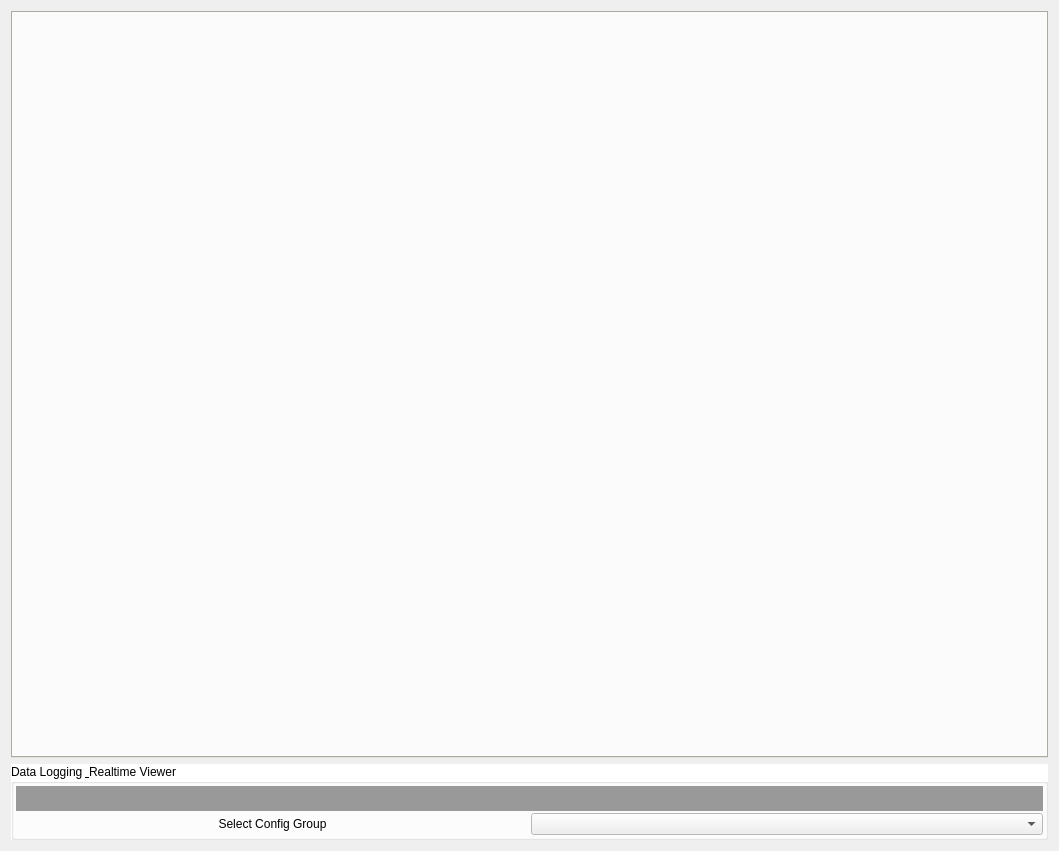
<?xml version="1.0" encoding="UTF-8"?>
<ui version="4.0">
 <class>Form_myMainWidget</class>
 <widget class="QWidget" name="Form_myMainWidget">
  <property name="geometry">
   <rect>
    <x>0</x>
    <y>0</y>
    <width>1059</width>
    <height>851</height>
   </rect>
  </property>
  <property name="sizePolicy">
   <sizepolicy hsizetype="Expanding" vsizetype="Expanding">
    <horstretch>0</horstretch>
    <verstretch>0</verstretch>
   </sizepolicy>
  </property>
  <property name="minimumSize">
   <size>
    <width>0</width>
    <height>0</height>
   </size>
  </property>
  <property name="windowTitle">
   <string>Form</string>
  </property>
  <layout class="QVBoxLayout" name="verticalLayout" stretch="10,1">
   <item>
    <widget class="QTabWidget" name="tabWidget">
     <property name="palette">
      <palette>
       <active>
        <colorrole role="Base">
         <brush brushstyle="SolidPattern">
          <color alpha="255">
           <red>255</red>
           <green>255</green>
           <blue>255</blue>
          </color>
         </brush>
        </colorrole>
        <colorrole role="Window">
         <brush brushstyle="SolidPattern">
          <color alpha="255">
           <red>240</red>
           <green>240</green>
           <blue>230</blue>
          </color>
         </brush>
        </colorrole>
       </active>
       <inactive>
        <colorrole role="Base">
         <brush brushstyle="SolidPattern">
          <color alpha="255">
           <red>255</red>
           <green>255</green>
           <blue>255</blue>
          </color>
         </brush>
        </colorrole>
        <colorrole role="Window">
         <brush brushstyle="SolidPattern">
          <color alpha="255">
           <red>240</red>
           <green>240</green>
           <blue>230</blue>
          </color>
         </brush>
        </colorrole>
       </inactive>
       <disabled>
        <colorrole role="Base">
         <brush brushstyle="SolidPattern">
          <color alpha="255">
           <red>240</red>
           <green>240</green>
           <blue>230</blue>
          </color>
         </brush>
        </colorrole>
        <colorrole role="Window">
         <brush brushstyle="SolidPattern">
          <color alpha="255">
           <red>240</red>
           <green>240</green>
           <blue>230</blue>
          </color>
         </brush>
        </colorrole>
       </disabled>
      </palette>
     </property>
     <property name="autoFillBackground">
      <bool>true</bool>
     </property>
     <property name="currentIndex">
      <number>-1</number>
     </property>
    </widget>
   </item>
   <item>
    <widget class="QGroupBox" name="groupBox">
     <property name="palette">
      <palette>
       <active>
        <colorrole role="Base">
         <brush brushstyle="SolidPattern">
          <color alpha="255">
           <red>255</red>
           <green>255</green>
           <blue>255</blue>
          </color>
         </brush>
        </colorrole>
        <colorrole role="Window">
         <brush brushstyle="SolidPattern">
          <color alpha="255">
           <red>255</red>
           <green>255</green>
           <blue>255</blue>
          </color>
         </brush>
        </colorrole>
       </active>
       <inactive>
        <colorrole role="Base">
         <brush brushstyle="SolidPattern">
          <color alpha="255">
           <red>255</red>
           <green>255</green>
           <blue>255</blue>
          </color>
         </brush>
        </colorrole>
        <colorrole role="Window">
         <brush brushstyle="SolidPattern">
          <color alpha="255">
           <red>255</red>
           <green>255</green>
           <blue>255</blue>
          </color>
         </brush>
        </colorrole>
       </inactive>
       <disabled>
        <colorrole role="Base">
         <brush brushstyle="SolidPattern">
          <color alpha="255">
           <red>255</red>
           <green>255</green>
           <blue>255</blue>
          </color>
         </brush>
        </colorrole>
        <colorrole role="Window">
         <brush brushstyle="SolidPattern">
          <color alpha="255">
           <red>255</red>
           <green>255</green>
           <blue>255</blue>
          </color>
         </brush>
        </colorrole>
       </disabled>
      </palette>
     </property>
     <property name="autoFillBackground">
      <bool>true</bool>
     </property>
     <property name="title">
      <string>Data Logging &amp; Realtime Viewer</string>
     </property>
     <layout class="QGridLayout" name="gridLayout" rowstretch="1,1">
      <property name="leftMargin">
       <number>2</number>
      </property>
      <property name="topMargin">
       <number>2</number>
      </property>
      <property name="rightMargin">
       <number>2</number>
      </property>
      <property name="bottomMargin">
       <number>2</number>
      </property>
      <property name="spacing">
       <number>2</number>
      </property>
      <item row="1" column="0">
       <widget class="QLabel" name="label">
        <property name="text">
         <string>Select Config Group</string>
        </property>
        <property name="alignment">
         <set>Qt::AlignCenter</set>
        </property>
       </widget>
      </item>
      <item row="1" column="1">
       <widget class="QComboBox" name="comboBox_controllogfile">
        <property name="sizeAdjustPolicy">
         <enum>QComboBox::AdjustToContents</enum>
        </property>
       </widget>
      </item>
      <item row="0" column="0" colspan="2">
       <widget class="jvxQtSaLogFileWriter" name="widget_logFile" native="true">
        <property name="minimumSize">
         <size>
          <width>0</width>
          <height>25</height>
         </size>
        </property>
        <property name="palette">
         <palette>
          <active>
           <colorrole role="WindowText">
            <brush brushstyle="SolidPattern">
             <color alpha="255">
              <red>255</red>
              <green>255</green>
              <blue>255</blue>
             </color>
            </brush>
           </colorrole>
           <colorrole role="Base">
            <brush brushstyle="SolidPattern">
             <color alpha="255">
              <red>255</red>
              <green>255</green>
              <blue>255</blue>
             </color>
            </brush>
           </colorrole>
           <colorrole role="Window">
            <brush brushstyle="SolidPattern">
             <color alpha="255">
              <red>153</red>
              <green>153</green>
              <blue>153</blue>
             </color>
            </brush>
           </colorrole>
          </active>
          <inactive>
           <colorrole role="WindowText">
            <brush brushstyle="SolidPattern">
             <color alpha="255">
              <red>255</red>
              <green>255</green>
              <blue>255</blue>
             </color>
            </brush>
           </colorrole>
           <colorrole role="Base">
            <brush brushstyle="SolidPattern">
             <color alpha="255">
              <red>255</red>
              <green>255</green>
              <blue>255</blue>
             </color>
            </brush>
           </colorrole>
           <colorrole role="Window">
            <brush brushstyle="SolidPattern">
             <color alpha="255">
              <red>153</red>
              <green>153</green>
              <blue>153</blue>
             </color>
            </brush>
           </colorrole>
          </inactive>
          <disabled>
           <colorrole role="WindowText">
            <brush brushstyle="SolidPattern">
             <color alpha="255">
              <red>120</red>
              <green>120</green>
              <blue>120</blue>
             </color>
            </brush>
           </colorrole>
           <colorrole role="Base">
            <brush brushstyle="SolidPattern">
             <color alpha="255">
              <red>153</red>
              <green>153</green>
              <blue>153</blue>
             </color>
            </brush>
           </colorrole>
           <colorrole role="Window">
            <brush brushstyle="SolidPattern">
             <color alpha="255">
              <red>153</red>
              <green>153</green>
              <blue>153</blue>
             </color>
            </brush>
           </colorrole>
          </disabled>
         </palette>
        </property>
        <property name="accessibleDescription">
         <string/>
        </property>
        <property name="autoFillBackground">
         <bool>true</bool>
        </property>
       </widget>
      </item>
     </layout>
    </widget>
   </item>
  </layout>
 </widget>
 <customwidgets>
  <customwidget>
   <class>jvxQtSaLogFileWriter</class>
   <extends>QWidget</extends>
   <header>jvxQtSaLogFileWriter.h</header>
   <container>1</container>
  </customwidget>
 </customwidgets>
 <resources>
  <include location="jvxMeasureAudio.qrc"/>
 </resources>
 <connections>
  <connection>
   <sender>tabWidget</sender>
   <signal>tabBarClicked(int)</signal>
   <receiver>Form_myMainWidget</receiver>
   <slot>clicked_tabBarWidget(int)</slot>
   <hints>
    <hint type="sourcelabel">
     <x>118</x>
     <y>16</y>
    </hint>
    <hint type="destinationlabel">
     <x>213</x>
     <y>0</y>
    </hint>
   </hints>
  </connection>
 </connections>
 <slots>
  <slot>clicked_tabBarWidget(int)</slot>
  <slot>selected_waveformType(int)</slot>
  <slot>changed_lengthSignal()</slot>
  <slot>changed_silenceSignal()</slot>
  <slot>changed_numberIterations()</slot>
  <slot>modify_numberIterations()</slot>
  <slot>selected_transferLine(int)</slot>
  <slot>clicked_addTransferLane()</slot>
  <slot>clicked_removeTransferLane()</slot>
  <slot>changed_descriptionLane()</slot>
  <slot>selected_channelTest(int)</slot>
  <slot>selected_channelMeasure(int)</slot>
  <slot>changed_descriptionMeasure()</slot>
  <slot>clicked_exportMeasure()</slot>
  <slot>changed_ymaxother()</slot>
  <slot>changed_yminother()</slot>
  <slot>changed_xminother()</slot>
  <slot>changed_xmaxother()</slot>
  <slot>toggled_writelogfile(bool)</slot>
  <slot>changed_prefixLogfile()</slot>
  <slot>clicked_directoryLogfile()</slot>
  <slot>toggled_noPause(bool)</slot>
  <slot>changed_amplitude()</slot>
  <slot>modify_amplitude()</slot>
  <slot>changed_countdownBeforeStart()</slot>
  <slot>selected_output(int)</slot>
  <slot>clicked_outputallon()</slot>
  <slot>clicked_outputalloff()</slot>
  <slot>selected_measurement(int)</slot>
  <slot>selected_whatToPlot(int)</slot>
  <slot>changed_ymaxir()</slot>
  <slot>changed_yminir()</slot>
  <slot>changed_xmaxir()</slot>
  <slot>changed_xminir()</slot>
  <slot>clicked_toggleView()</slot>
  <slot>clicked_rescaleir()</slot>
  <slot>clicked_rescaleother()</slot>
  <slot>clicked_removeMeasurement()</slot>
  <slot>clicked_rescaleYir()</slot>
  <slot>newSelection_logtofileaccess(int)</slot>
 </slots>
</ui>
